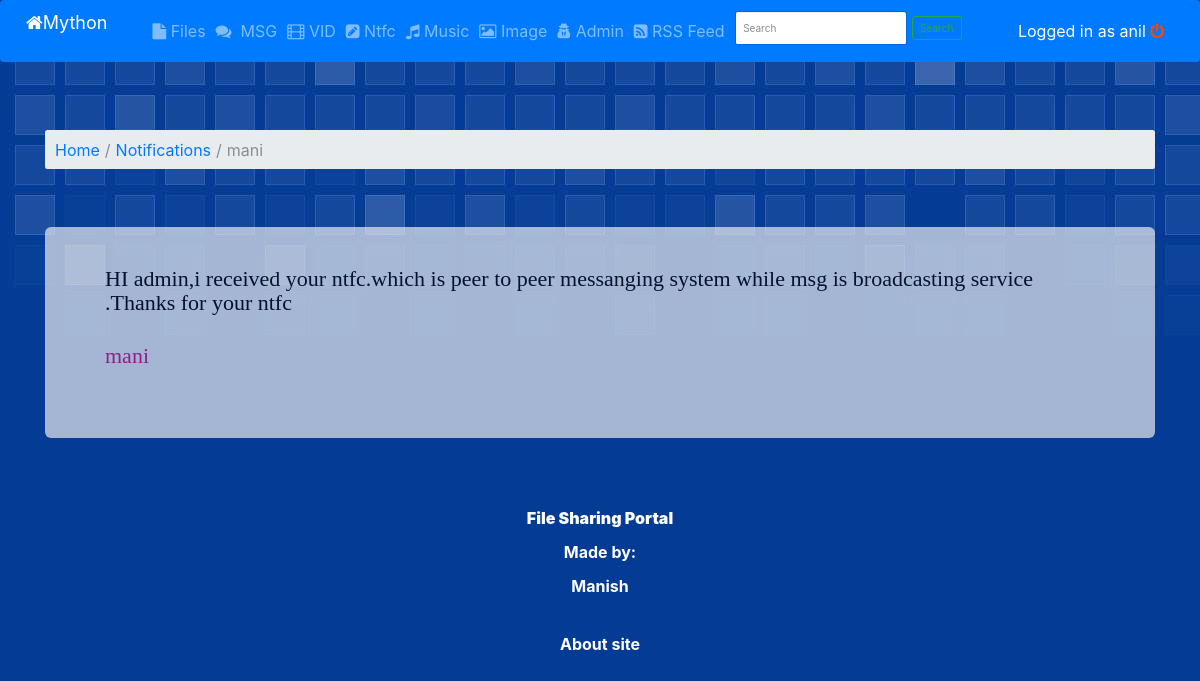
The page /webapp/notification/2/ (signed in) on the database its author committed.
### webapp/models.py (models this page shows, shortened)
class Notification(models.Model):
    body = models.CharField(max_length=1000)
    sender = models.CharField(max_length=300, blank=True)
    send_to = models.ForeignKey(User, default=1)

### webapp/views.py (the view)
# urls.py: url(r'^notification/(?P<nid>\d+)/$', views.notification, name="notification"),
def notification(request, nid):
    if request.user.is_authenticated():
        ntfc = get_object_or_404(models.Notification, pk=nid)
        context = {'ntfc': ntfc}
        return render(request, 'webapp/notification.html', context)
    else:
        return render(request, 'webapp/home.html', context=None)

### webapp/templates/webapp/notification.html
{%  extends "webapp/includes/base.html" %}
{% block content %}
    <body style="font-size: medium;background-image:url('../../../media/assets/wall blue blocks.jpg') ;background-attachment: fixed ;height: 100%">
    {% include 'webapp/includes/navbar.html' %}
<br/><div class="container">
 <br/><nav class="breadcrumb">
  <a class="breadcrumb-item" href="{% url 'webapp:index' %}">Home</a>
  <a class="breadcrumb-item" href="{% url 'webapp:notification_all' %}">Notifications</a>
  <span class="breadcrumb-item active">{{ ntfc.sender }}</span>
</nav>
</div>
<div class="container">
    <br/>
    <br/>
    <div class="jumbotron"style="opacity: 0.7">
<h1  style="font-family:'Baskerville Old Face' ;font-size: 22px;color: #000000">{{ ntfc.body }}</h1><br/>
<h3  style="font-family:'Algerian'  ;font-size: 22px;color:mediumvioletred">{{ ntfc.sender }}</h3><br/>
</div>
    </div>
    {% include 'webapp/includes/footer.html' %}
    </body>
{%  endblock %}

### webapp/templates/webapp/includes/navbar.html (shortened to what this page needs)
{% block navbar %}
{%  load staticfiles %}
    {% block head %}
        <link rel="stylesheet" href="https://maxcdn.bootstrapcdn.com/bootstrap/3.3.7/css/bootstrap.min.css">
        <link rel="stylesheet" href="https://cdnjs.cloudflare.com/ajax/libs/font-awesome/4.7.0/css/font-awesome.min.css">
<link rel='stylesheet' href="{%  static 'css/bootstrap.min.css' %}" type='text/css'/>
{% endblock %}
        <nav class="navbar navbar-expand-lg navbar-dark bg-primary">
  <a class="navbar-brand" href="{%  url 'webapp:index' %}" style="font-size: large"><i class="fa fa-home"></i>Mython</a>
  <div class="collapse navbar-collapse" id="navbarSupportedContent">
    <ul class="navbar-nav mr-auto">
      <li class="nav-item">
        <a class="nav-link" href="{% url 'webapp:file_all' %}"><i class="fa fa-file"></i>  Files</a>
      </li>
        <li><a class="nav-link" href="{% url 'webapp:messages_all' %}" ><i class="fa fa-comments"></i>&nbsp; MSG</a>
        </li>
        <li><a class="nav-link" href="{% url 'webapp:vid_all' %}" ><i class="fa fa-film"></i> VID</a>
        </li>
      <li class="nav-item">
        <a class="nav-link" href="{% url 'webapp:notification_all' %}"><i class="fa fa-pencil-square"></i> Ntfc</a>
      </li>
      <li class="nav-item">
        <a class="nav-link" href="{% url 'webapp:album_all' %}"><i class="fa fa-music"></i> Music</a>
      </li>
        <li class="nav-item">
        <a class="nav-link" href="{% url 'webapp:img_all' %}"><i class="fa fa-picture-o"></i> Image</a>
      </li>
        <li class="nav-item">
        <a class="nav-link" href="http://127.0.0.1:8000/admin/"><i class="fa fa-user-secret"></i> Admin</a>
      </li>
      <li class="nav-item">
        <a class="nav-link " href="{% url 'webapp:rss' %}"><i class="fa fa-rss-square">  </i>  RSS Feed</a>
      </li>
    <li class="nav-link">
    <form class="form-inline my-2 my-lg-0" method="get" action="{% url 'webapp:search' %}">
      <input class="form-control mr-sm-2" type="text" placeholder="Search" aria-label="Search" name="q">
      <button class="btn btn-outline-success my-2 my-sm-0" type="submit">Search</button>
    </form>
    </li>
    </ul>
        <a class="nav-link " href="{% url 'webapp:user_logout' %}" style="color: inherit">Logged in as {{ request.user.first_name }} <i class="fa fa-power-off" style="color: orangered" href="{% url 'webapp:user_logout' %}">  </i> </a>
  </div>
</nav>
{% endblock %}

### rows shown on the page
Notification: sender "mani", body "HI admin,i received your ntfc.which is peer to peer messanging system while msg is broadcasting service .Thanks for your ntfc"

### other values the page prints
{{ request.user.first_name }} "anil"
